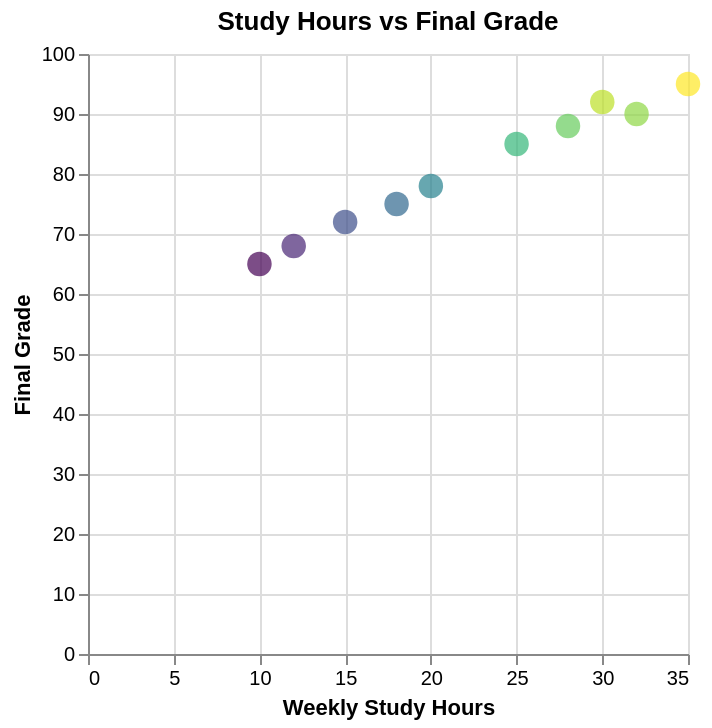

Source (Vega-Lite JSON):
### Vega-Lite specification from a JSON file in a GitHub repository (floating-point values rounded to 4 significant figures)
{"$schema": "https://vega.github.io/schema/vega-lite/v6.json", "description": "Study hours vs grade correlation", "data": {"values": [{"studyHours": 15, "grade": 72, "student": "Student 1"}, {"studyHours": 25, "grade": 85, "student": "Student 2"}, {"studyHours": 10, "grade": 65, "student": "Student 3"}, {"studyHours": 30, "grade": 92, "student": "Student 4"}, {"studyHours": 20, "grade": 78, "student": "Student 5"}, {"studyHours": 35, "grade": 95, "student": "Student 6"}, {"studyHours": 12, "grade": 68, "student": "Student 7"}, {"studyHours": 28, "grade": 88, "student": "Student 8"}, {"studyHours": 18, "grade": 75, "student": "Student 9"}, {"studyHours": 32, "grade": 90, "student": "Student 10"}]}, "mark": {"type": "circle", "size": 150}, "encoding": {"x": {"field": "studyHours", "type": "quantitative", "axis": {"title": "Weekly Study Hours"}}, "y": {"field": "grade", "type": "quantitative", "axis": {"title": "Final Grade"}}, "color": {"field": "grade", "type": "quantitative", "scale": {"scheme": "viridis"}, "legend": null}, "tooltip": [{"field": "student", "type": "nominal"}, {"field": "studyHours", "type": "quantitative", "title": "Study Hours"}, {"field": "grade", "type": "quantitative", "title": "Grade"}]}, "title": "Study Hours vs Final Grade"}
